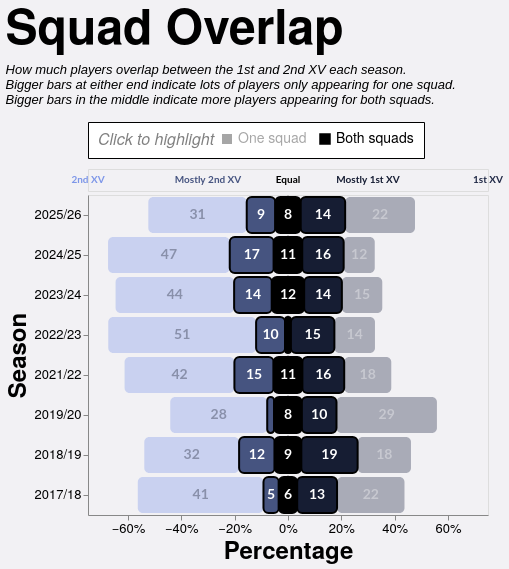

Vega-Lite specification for this chart:
### Vega-Lite specification from a JSON file in a GitHub repository (floating-point values rounded to 4 significant figures)
{"config": {"axis": {"labelFont": "PT Sans Narrow, Helvetica Neue, Helvetica, Arial, sans-serif", "titleFont": "PT Sans Narrow, Helvetica Neue, Helvetica, Arial, sans-serif", "labelFontSize": 13, "titleFontSize": 24, "gridColor": "#202947", "gridOpacity": 0.2}, "text": {"font": "Lato, sans-serif"}, "bar": {"cornerRadiusEnd": 5}, "header": {"labelFont": "PT Sans Narrow, Helvetica Neue, Helvetica, Arial, sans-serif", "titleFont": "PT Sans Narrow, Helvetica Neue, Helvetica, Arial, sans-serif", "labelFontSize": 24, "titleFontSize": 28, "labelFontWeight": "bold", "orient": "left"}, "legend": {"labelFont": "PT Sans Narrow, Helvetica Neue, Helvetica, Arial, sans-serif", "titleFont": "PT Sans Narrow, Helvetica Neue, Helvetica, Arial, sans-serif", "labelFontSize": 14, "titleFontSize": 16, "titlePadding": 5, "fillColor": "white", "strokeColor": "black", "padding": 10, "titleFontWeight": "lighter", "titleFontStyle": "italic", "titleColor": "gray", "offset": 10}, "title": {"font": "PT Sans Narrow, Helvetica Neue, Helvetica, Arial, sans-serif", "fontSize": 48, "fontWeight": "bold", "anchor": "start", "align": "center", "titlePadding": 20, "subtitlePadding": 10, "subtitleFontSize": 13, "subtitleColor": "", "subtitleFontStyle": "italic", "offset": 15, "color": "black"}, "axisX": {"labelAngle": 0}, "facet": {"title": null, "header": null, "align": {"row": "each", "column": "each"}}, "resolve": {"scale": {"y": "independent", "facet": "independent"}}, "background": "#f2f1f4", "scale": {"offsetBandPaddingOuter": 0.2, "offsetBandPaddingInner": 0.1}}, "vconcat": [{"data": {"name": "data-3ac57c3fc4e619a5e75a736003a7ffe1"}, "mark": {"type": "text", "align": "center", "baseline": "middle", "fontSize": 10, "fontWeight": "bold", "opacity": 1.0}, "encoding": {"color": {"field": "color", "legend": null, "scale": null, "type": "nominal"}, "text": {"field": "label", "type": "nominal"}, "x": {"axis": null, "field": "x", "type": "quantitative"}}, "height": 22, "width": 400}, {"layer": [{"data": {"name": "data-d285a7403ed98ae579761d64a864032b"}, "mark": {"type": "rule", "color": "#000000", "opacity": 0.3, "size": 1, "strokeDash": [2, 2]}, "encoding": {"x": {"field": "x", "type": "quantitative"}}}, {"data": {"name": "data-3cf295ff87fd4ed9fde390bd7be4f40e"}, "mark": {"type": "bar"}, "encoding": {"color": {"field": "category", "legend": null, "scale": {"domain": ["1st XV only", "Both (mostly 1st XV)", "Both (equal)", "Both (mostly 2nd XV)", "2nd XV only"], "range": ["#202946", "#161d33", "#000000", "#465480", "#7d96e8"]}, "type": "nominal"}, "opacity": {"condition": {"param": "appearanceSelect", "value": 1.0}, "value": 0.35}, "order": {"field": "render_priority", "sort": "ascending", "type": "quantitative"}, "stroke": {"field": "category_group", "legend": {"orient": "top", "title": "Click to highlight", "titleOrient": "left"}, "scale": {"domain": ["One squad", "Both squads"], "range": ["#00000000", "#000000"]}, "type": "nominal"}, "strokeWidth": {"condition": {"param": "appearanceSelect", "value": 2}, "value": 0}, "tooltip": [{"field": "season", "title": "Season", "type": "ordinal"}, {"field": "category", "title": "Pattern", "type": "nominal"}, {"field": "category_group", "title": "Appearance", "type": "nominal"}, {"field": "players", "title": "Players", "type": "quantitative"}, {"field": "percentage", "format": ".1%", "title": "Percentage", "type": "quantitative"}], "x": {"axis": {"format": "%", "grid": false}, "field": "percentage_start", "scale": {"domain": [-0.75, 0.75], "nice": false}, "title": "Percentage", "type": "quantitative"}, "x2": {"field": "percentage_end"}, "y": {"field": "season", "sort": "descending", "title": "Season", "type": "ordinal"}}, "name": "view_14"}, {"data": {"name": "data-3cf295ff87fd4ed9fde390bd7be4f40e"}, "mark": {"type": "text", "align": "center", "baseline": "middle", "fontSize": 14, "fontWeight": "bold"}, "encoding": {"color": {"field": "label_color", "legend": null, "scale": null, "type": "nominal"}, "opacity": {"condition": {"param": "appearanceSelect", "value": 1.0}, "value": 0.35}, "text": {"field": "players", "format": ".0f", "type": "quantitative"}, "x": {"field": "label_position", "type": "quantitative"}, "y": {"field": "season", "sort": "descending", "title": "Season", "type": "ordinal"}}, "transform": [{"filter": "datum.percentage >= 0.035"}]}], "height": {"step": 40}, "resolve": {"scale": {"x": "shared"}}, "width": 400}], "params": [{"name": "appearanceSelect", "select": {"type": "point", "fields": ["category_group"]}, "bind": "legend", "views": ["view_14"], "value": [{"category_group": "Both squads"}]}], "spacing": 2, "title": {"text": "Squad Overlap", "subtitle": ["How much players overlap between the 1st and 2nd XV each season.", "Bigger bars at either end indicate lots of players only appearing for one squad.", "Bigger bars in the middle indicate more players appearing for both squads."]}, "$schema": "https://vega.github.io/schema/vega-lite/v5.20.1.json", "datasets": {"data-3ac57c3fc4e619a5e75a736003a7ffe1": [{"x": -0.5, "label": "2nd XV", "color": "#7d96e8"}, {"x": -0.2, "label": "Mostly 2nd XV", "color": "#465480"}, {"x": 0.0, "label": "Equal", "color": "#000000"}, {"x": 0.2, "label": "Mostly 1st XV", "color": "#161d33"}, {"x": 0.5, "label": "1st XV", "color": "#202946"}], "data-d285a7403ed98ae579761d64a864032b": [{"x": 0}], "data-3cf295ff87fd4ed9fde390bd7be4f40e": [{"type_code": -2, "season": "2017/18", "category": "2nd XV only", "players": 41, "category_group": "One squad", "render_priority": 0, "percentage": 0.4713, "percentage_end": -0.09195, "percentage_start": -0.5632, "label_position": -0.3276, "label_color": "#111827"}, {"type_code": -1, "season": "2017/18", "category": "Both (mostly 2nd XV)", "players": 5, "category_group": "Both squads", "render_priority": 1, "percentage": 0.05747, "percentage_end": -0.03448, "percentage_start": -0.09195, "label_position": -0.06322, "label_color": "white"}, {"type_code": 0, "season": "2017/18", "category": "Both (equal)", "players": 6, "category_group": "Both squads", "render_priority": 1, "percentage": 0.06897, "percentage_end": 0.03448, "percentage_start": -0.03448, "label_position": 6.939e-17, "label_color": "white"}, {"type_code": 1, "season": "2017/18", "category": "Both (mostly 1st XV)", "players": 13, "category_group": "Both squads", "render_priority": 1, "percentage": 0.1494, "percentage_end": 0.1839, "percentage_start": 0.03448, "label_position": 0.1092, "label_color": "white"}, {"type_code": 2, "season": "2017/18", "category": "1st XV only", "players": 22, "category_group": "One squad", "render_priority": 0, "percentage": 0.2529, "percentage_end": 0.4368, "percentage_start": 0.1839, "label_position": 0.3103, "label_color": "white"}, {"type_code": -2, "season": "2018/19", "category": "2nd XV only", "players": 32, "category_group": "One squad", "render_priority": 0, "percentage": 0.3556, "percentage_end": -0.1833, "percentage_start": -0.5389, "label_position": -0.3611, "label_color": "#111827"}, {"type_code": -1, "season": "2018/19", "category": "Both (mostly 2nd XV)", "players": 12, "category_group": "Both squads", "render_priority": 1, "percentage": 0.1333, "percentage_end": -0.05, "percentage_start": -0.1833, "label_position": -0.1167, "label_color": "white"}, {"type_code": 0, "season": "2018/19", "category": "Both (equal)", "players": 9, "category_group": "Both squads", "render_priority": 1, "percentage": 0.1, "percentage_end": 0.05, "percentage_start": -0.05, "label_position": -6.939e-17, "label_color": "white"}, {"type_code": 1, "season": "2018/19", "category": "Both (mostly 1st XV)", "players": 19, "category_group": "Both squads", "render_priority": 1, "percentage": 0.2111, "percentage_end": 0.2611, "percentage_start": 0.05, "label_position": 0.1556, "label_color": "white"}, {"type_code": 2, "season": "2018/19", "category": "1st XV only", "players": 18, "category_group": "One squad", "render_priority": 0, "percentage": 0.2, "percentage_end": 0.4611, "percentage_start": 0.2611, "label_position": 0.3611, "label_color": "white"}, {"type_code": -2, "season": "2019/20", "category": "2nd XV only", "players": 28, "category_group": "One squad", "render_priority": 0, "percentage": 0.3636, "percentage_end": -0.07792, "percentage_start": -0.4416, "label_position": -0.2597, "label_color": "#111827"}, {"type_code": -1, "season": "2019/20", "category": "Both (mostly 2nd XV)", "players": 2, "category_group": "Both squads", "render_priority": 1, "percentage": 0.02597, "percentage_end": -0.05195, "percentage_start": -0.07792, "label_position": -0.06494, "label_color": "white"}, {"type_code": 0, "season": "2019/20", "category": "Both (equal)", "players": 8, "category_group": "Both squads", "render_priority": 1, "percentage": 0.1039, "percentage_end": 0.05195, "percentage_start": -0.05195, "label_position": 1.388e-17, "label_color": "white"}, {"type_code": 1, "season": "2019/20", "category": "Both (mostly 1st XV)", "players": 10, "category_group": "Both squads", "render_priority": 1, "percentage": 0.1299, "percentage_end": 0.1818, "percentage_start": 0.05195, "label_position": 0.1169, "label_color": "white"}, {"type_code": 2, "season": "2019/20", "category": "1st XV only", "players": 29, "category_group": "One squad", "render_priority": 0, "percentage": 0.3766, "percentage_end": 0.5584, "percentage_start": 0.1818, "label_position": 0.3701, "label_color": "white"}, {"type_code": -2, "season": "2021/22", "category": "2nd XV only", "players": 42, "category_group": "One squad", "render_priority": 0, "percentage": 0.4118, "percentage_end": -0.201, "percentage_start": -0.6127, "label_position": -0.4069, "label_color": "#111827"}, {"type_code": -1, "season": "2021/22", "category": "Both (mostly 2nd XV)", "players": 15, "category_group": "Both squads", "render_priority": 1, "percentage": 0.1471, "percentage_end": -0.05392, "percentage_start": -0.201, "label_position": -0.1275, "label_color": "white"}, {"type_code": 0, "season": "2021/22", "category": "Both (equal)", "players": 11, "category_group": "Both squads", "render_priority": 1, "percentage": 0.1078, "percentage_end": 0.05392, "percentage_start": -0.05392, "label_position": 2.776e-17, "label_color": "white"}, {"type_code": 1, "season": "2021/22", "category": "Both (mostly 1st XV)", "players": 16, "category_group": "Both squads", "render_priority": 1, "percentage": 0.1569, "percentage_end": 0.2108, "percentage_start": 0.05392, "label_position": 0.1324, "label_color": "white"}, {"type_code": 2, "season": "2021/22", "category": "1st XV only", "players": 18, "category_group": "One squad", "render_priority": 0, "percentage": 0.1765, "percentage_end": 0.3873, "percentage_start": 0.2108, "label_position": 0.299, "label_color": "white"}, {"type_code": -2, "season": "2022/23", "category": "2nd XV only", "players": 51, "category_group": "One squad", "render_priority": 0, "percentage": 0.5543, "percentage_end": -0.1196, "percentage_start": -0.6739, "label_position": -0.3967, "label_color": "#111827"}, {"type_code": -1, "season": "2022/23", "category": "Both (mostly 2nd XV)", "players": 10, "category_group": "Both squads", "render_priority": 1, "percentage": 0.1087, "percentage_end": -0.01087, "percentage_start": -0.1196, "label_position": -0.06522, "label_color": "white"}, {"type_code": 0, "season": "2022/23", "category": "Both (equal)", "players": 2, "category_group": "Both squads", "render_priority": 1, "percentage": 0.02174, "percentage_end": 0.01087, "percentage_start": -0.01087, "label_position": -6.245e-17, "label_color": "white"}, {"type_code": 1, "season": "2022/23", "category": "Both (mostly 1st XV)", "players": 15, "category_group": "Both squads", "render_priority": 1, "percentage": 0.163, "percentage_end": 0.1739, "percentage_start": 0.01087, "label_position": 0.09239, "label_color": "white"}, {"type_code": 2, "season": "2022/23", "category": "1st XV only", "players": 14, "category_group": "One squad", "render_priority": 0, "percentage": 0.1522, "percentage_end": 0.3261, "percentage_start": 0.1739, "label_position": 0.25, "label_color": "white"}, {"type_code": -2, "season": "2023/24", "category": "2nd XV only", "players": 44, "category_group": "One squad", "render_priority": 0, "percentage": 0.4444, "percentage_end": -0.202, "percentage_start": -0.6465, "label_position": -0.4242, "label_color": "#111827"}, {"type_code": -1, "season": "2023/24", "category": "Both (mostly 2nd XV)", "players": 14, "category_group": "Both squads", "render_priority": 1, "percentage": 0.1414, "percentage_end": -0.06061, "percentage_start": -0.202, "label_position": -0.1313, "label_color": "white"}, {"type_code": 0, "season": "2023/24", "category": "Both (equal)", "players": 12, "category_group": "Both squads", "render_priority": 1, "percentage": 0.1212, "percentage_end": 0.06061, "percentage_start": -0.06061, "label_position": 5.551e-17, "label_color": "white"}, {"type_code": 1, "season": "2023/24", "category": "Both (mostly 1st XV)", "players": 14, "category_group": "Both squads", "render_priority": 1, "percentage": 0.1414, "percentage_end": 0.202, "percentage_start": 0.06061, "label_position": 0.1313, "label_color": "white"}, {"type_code": 2, "season": "2023/24", "category": "1st XV only", "players": 15, "category_group": "One squad", "render_priority": 0, "percentage": 0.1515, "percentage_end": 0.3535, "percentage_start": 0.202, "label_position": 0.2778, "label_color": "white"}, {"type_code": -2, "season": "2024/25", "category": "2nd XV only", "players": 47, "category_group": "One squad", "render_priority": 0, "percentage": 0.4563, "percentage_end": -0.2184, "percentage_start": -0.6748, "label_position": -0.4466, "label_color": "#111827"}, {"type_code": -1, "season": "2024/25", "category": "Both (mostly 2nd XV)", "players": 17, "category_group": "Both squads", "render_priority": 1, "percentage": 0.165, "percentage_end": -0.0534, "percentage_start": -0.2184, "label_position": -0.1359, "label_color": "white"}, {"type_code": 0, "season": "2024/25", "category": "Both (equal)", "players": 11, "category_group": "Both squads", "render_priority": 1, "percentage": 0.1068, "percentage_end": 0.0534, "percentage_start": -0.0534, "label_position": -2.082e-17, "label_color": "white"}, {"type_code": 1, "season": "2024/25", "category": "Both (mostly 1st XV)", "players": 16, "category_group": "Both squads", "render_priority": 1, "percentage": 0.1553, "percentage_end": 0.2087, "percentage_start": 0.0534, "label_position": 0.1311, "label_color": "white"}, {"type_code": 2, "season": "2024/25", "category": "1st XV only", "players": 12, "category_group": "One squad", "render_priority": 0, "percentage": 0.1165, "percentage_end": 0.3252, "percentage_start": 0.2087, "label_position": 0.267, "label_color": "white"}, {"type_code": -2, "season": "2025/26", "category": "2nd XV only", "players": 31, "category_group": "One squad", "render_priority": 0, "percentage": 0.369, "percentage_end": -0.1548, "percentage_start": -0.5238, "label_position": -0.3393, "label_color": "#111827"}, {"type_code": -1, "season": "2025/26", "category": "Both (mostly 2nd XV)", "players": 9, "category_group": "Both squads", "render_priority": 1, "percentage": 0.1071, "percentage_end": -0.04762, "percentage_start": -0.1548, "label_position": -0.1012, "label_color": "white"}, {"type_code": 0, "season": "2025/26", "category": "Both (equal)", "players": 8, "category_group": "Both squads", "render_priority": 1, "percentage": 0.09524, "percentage_end": 0.04762, "percentage_start": -0.04762, "label_position": -5.551e-17, "label_color": "white"}, {"type_code": 1, "season": "2025/26", "category": "Both (mostly 1st XV)", "players": 14, "category_group": "Both squads", "render_priority": 1, "percentage": 0.1667, "percentage_end": 0.2143, "percentage_start": 0.04762, "label_position": 0.131, "label_color": "white"}, {"type_code": 2, "season": "2025/26", "category": "1st XV only", "players": 22, "category_group": "One squad", "render_priority": 0, "percentage": 0.2619, "percentage_end": 0.4762, "percentage_start": 0.2143, "label_position": 0.3452, "label_color": "white"}]}}
